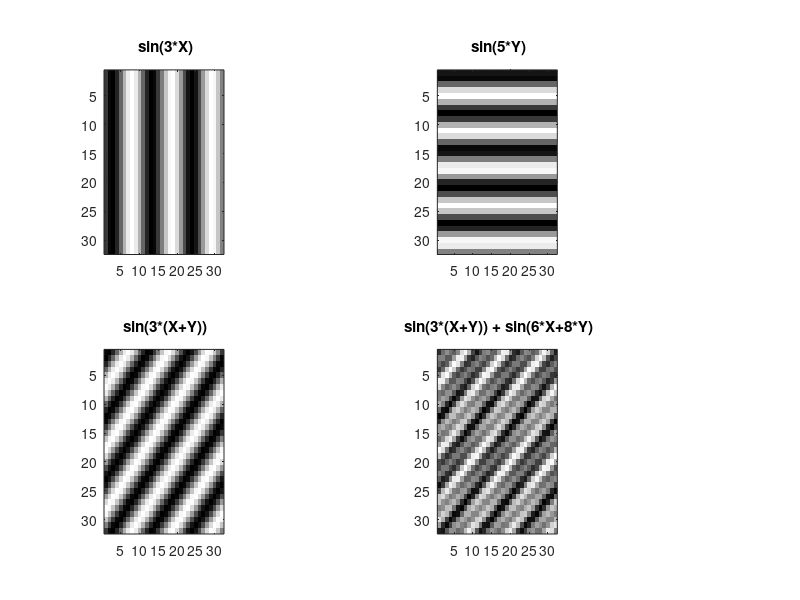

This chart was generated by the following MATLAB code: (Note: this script raises an error after producing the figure.)
function l3_21()
N = 32;
[X, Y]= meshgrid(2*pi*(1:N)/N, 2*pi*(1:N)/N);

o1 = sin(3*X);
o2 = sin(5*Y);
o3 = sin(3*(X+Y));
o4 = sin(3*(X+Y)) + sin(6*X + 8*Y);
FigHandle = figure;
  set(FigHandle, 'Position', [50, 50, 2000, 1000]);

subplot(2,4,1)
imagesc(imcomplement(o1)),colormap gray, title(' sin(3*X)');
subplot(2,4,3)
imagesc(imcomplement(o2)),colormap gray,title(' sin(5*Y)');
subplot(2,4,5)
imagesc(imcomplement(o3)),colormap gray,title(' sin(3*(X+Y))');
subplot(2,4,7)
imagesc(imcomplement(o4)),colormap gray,title(' sin(3*(X+Y)) + sin(6*X+8*Y)');


t = o1*mydft(N);
oo1 = mydft(N)*t;
subplot(2,4,2)
imagesc(imcomplement(abs(oo1))),colormap gray, title(' sin(3*X)');
view(0,90);axis xy; axis tight;


t = o2*mydft(N);
oo2 = mydft(N)*t;
subplot(2,4,4)
imagesc(imcomplement(abs(oo2))),colormap gray, title(' sin(5*Y)');
view(0,90);axis xy; axis tight;

t = o3*mydft(N);
oo3 = mydft(N)*t;
subplot(2,4,6)
imagesc(imcomplement(abs(oo3))),colormap gray, title(' sin(3*(X+Y))');
view(0,90);axis xy; axis tight;


t = o4*mydft(N);
oo4 = mydft(N)*t;
subplot(2,4,8)
imagesc(imcomplement(abs(oo4))),colormap gray, title(' sin(3*(X+Y)) + sin(6*X+8*Y)');
view(0,90);axis xy; axis tight;

end